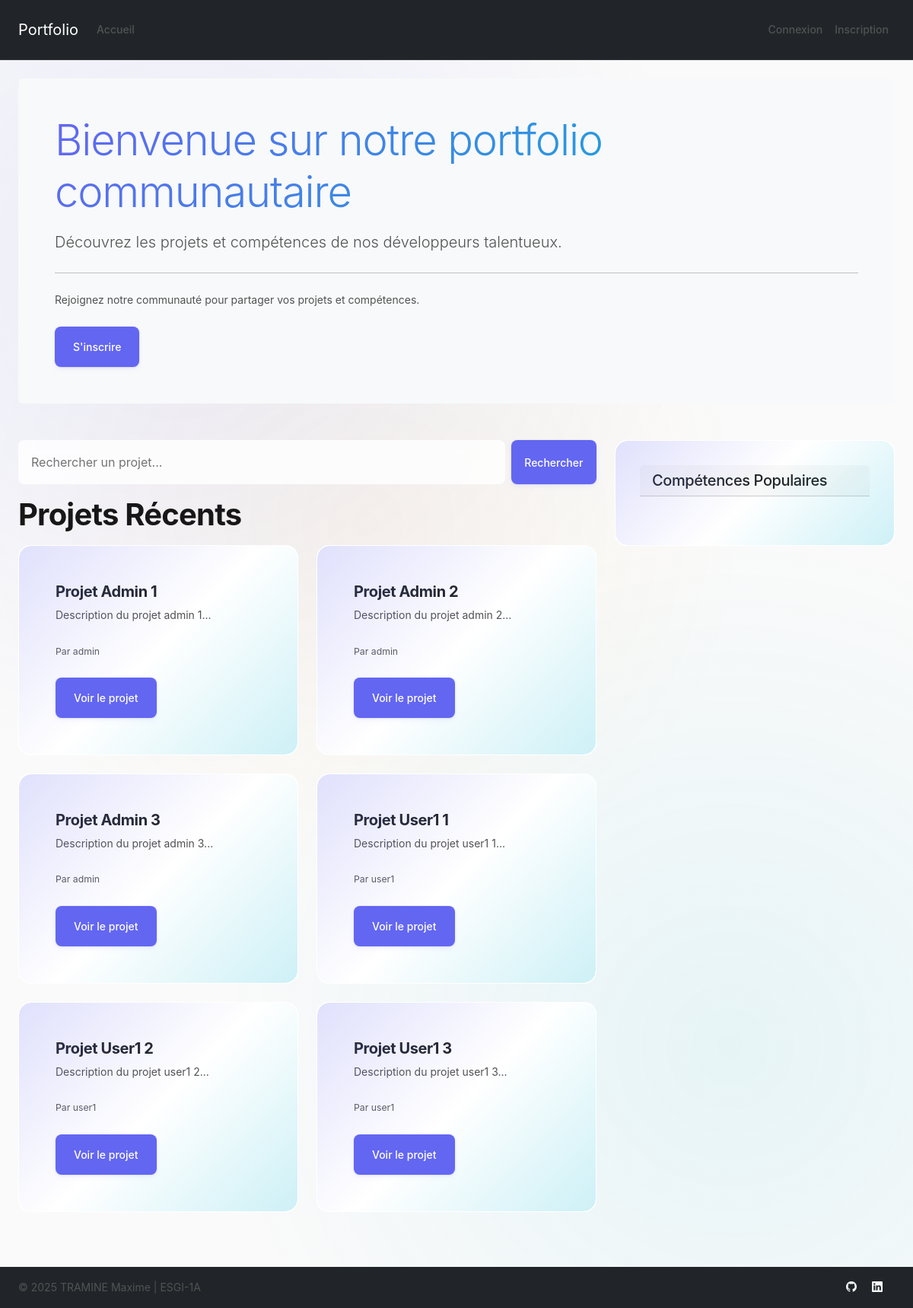
The page / on the database its author committed.
### tables this page shows
CREATE TABLE IF NOT EXISTS projects (
    id INT PRIMARY KEY AUTO_INCREMENT,
    user_id INT,
    title VARCHAR(100) NOT NULL,
    description TEXT,
    image_path VARCHAR(255),
    external_link VARCHAR(255),
    created_at TIMESTAMP DEFAULT CURRENT_TIMESTAMP,
    FOREIGN KEY (user_id) REFERENCES users(id) ON DELETE CASCADE
);

CREATE TABLE IF NOT EXISTS users (
    id INT PRIMARY KEY AUTO_INCREMENT,
    username VARCHAR(50) NOT NULL UNIQUE,
    email VARCHAR(100) NOT NULL UNIQUE,
    password VARCHAR(255) NOT NULL,
    role ENUM('admin', 'user') DEFAULT 'user',
    created_at TIMESTAMP DEFAULT CURRENT_TIMESTAMP
);

### index.php (the view, shortened to what this page needs)
<?php
require_once 'includes/header.php';
$search = isset($_GET['search']) ? trim($_GET['search']) : '';
if ($search !== '') {
    $stmt = $pdo->prepare("
        SELECT p.*, u.username
        FROM projects p
        JOIN users u ON p.user_id = u.id
        WHERE p.title LIKE ? OR p.description LIKE ?
        ORDER BY p.created_at DESC
        LIMIT 6
    ");
    $like = "%$search%";
    $stmt->execute([$like, $like]);
} else {
    $stmt = $pdo->query("
        SELECT p.*, u.username
        FROM projects p
        JOIN users u ON p.user_id = u.id
        ORDER BY p.created_at DESC
        LIMIT 6
    ");
}
$recent_projects = $stmt->fetchAll();
?>
<div class="jumbotron bg-light p-5 rounded">
    <h1 class="display-4">Bienvenue sur notre portfolio communautaire</h1>
    <p class="lead">Découvrez les projets et compétences de nos développeurs talentueux.</p>
    <?php if (!$isLoggedIn): ?>
        <hr class="my-4">
        <p>Rejoignez notre communauté pour partager vos projets et compétences.</p>
        <a class="btn btn-primary btn-lg" href="register.php" role="button">S'inscrire</a>
    <?php endif; ?>
</div>
<div class="row mt-5">
    <div class="col-md-8">
        <form method="get" action="" class="d-flex mb-3">
            <input type="text" name="search" class="form-control me-2" placeholder="Rechercher un projet..." value="<?php echo htmlspecialchars($search); ?>">
            <button type="submit" class="btn btn-primary">Rechercher</button>
        </form>
        <h2>Projets Récents</h2>
        <div class="row">
            <?php foreach ($recent_projects as $project): ?>
                <div class="col-md-6 mb-4">
                    <div class="card h-100">
                        <div class="card-body">
                            <h5 class="card-title"><?php echo htmlspecialchars($project['title']); ?></h5>
                            <p class="card-text"><?php echo htmlspecialchars(substr($project['description'], 0, 100)) . '...'; ?></p>
                            <p class="card-text"><small class="text-muted">Par <?php echo htmlspecialchars($project['username']); ?></small></p>
                            <?php if ($project['external_link']): ?>
                                <a href="<?php echo htmlspecialchars($project['external_link']); ?>" class="btn btn-primary" target="_blank">Voir le projet</a>
                            <?php endif; ?>
                        </div>
                    </div>
                </div>
            <?php endforeach; ?>
        </div>
    </div>
    <div class="col-md-4">
        <div class="card">
            <div class="card-header">
                <h3 class="card-title h5 mb-0">Compétences Populaires</h3>
            </div>
            <div class="card-body">
            </div>
        </div>
    </div>
</div>
<?php require_once 'includes/footer.php'; ?>

### includes/header.php (shortened to what this page needs)
<?php
$isLoggedIn = isset($_SESSION['user_id']);
$base_path = '';
?>
<!DOCTYPE html>
<html lang="fr">
<head>
    <link href="https://cdn.jsdelivr.net/npm/bootstrap@5.3.0/dist/css/bootstrap.min.css" rel="stylesheet">
    <link rel="stylesheet" href="https://cdn.jsdelivr.net/npm/bootstrap-icons@1.7.2/font/bootstrap-icons.css">
    <link rel="stylesheet" href="<?php echo $base_path; ?>assets/css/style.css">
</head>
<body>
    <nav class="navbar navbar-expand-lg navbar-dark bg-dark">
        <div class="container">
            <a class="navbar-brand" href="<?php echo $base_path; ?>index.php">Portfolio</a>
            <div class="collapse navbar-collapse" id="navbarNav">
                <ul class="navbar-nav me-auto">
                    <li class="nav-item">
                        <a class="nav-link" href="<?php echo $base_path; ?>index.php">Accueil</a>
                    </li>
                </ul>
                <ul class="navbar-nav">
                    <?php if ($isLoggedIn): ?>
                        <li class="nav-item">
                            <span class="nav-link">Bienvenue, <?php echo htmlspecialchars($_SESSION['username']); ?></span>
                        </li>
                        <li class="nav-item">
                            <a class="nav-link" href="<?php echo $base_path; ?>logout.php">Déconnexion</a>
                        </li>
                    <?php else: ?>
                        <li class="nav-item">
                            <a class="nav-link" href="<?php echo $base_path; ?>login.php">Connexion</a>
                        </li>
                        <li class="nav-item">
                            <a class="nav-link" href="<?php echo $base_path; ?>register.php">Inscription</a>
                        </li>
                    <?php endif; ?>
                </ul>
            </div>
        </div>
    </nav>
    <div class="container mt-4">

### includes/footer.php (shortened to what this page needs)
    </div>
    <footer class="bg-dark text-light mt-5 py-3">
        <div class="container">
            <div class="row">
                <div class="col-md-6">
                    <p class="mb-0">&copy; <?php echo date('Y'); ?> TRAMINE Maxime | ESGI-1A</p>
                </div>
                <div class="col-md-6 text-end">
                    <a href="https://github.com/Disix745" class="text-light me-3"><i class="bi bi-github"></i></a>
                    <a href="https://www.linkedin.com/in/maxime-tramine-3aa1a3321/" class="text-light me-3"><i class="bi bi-linkedin"></i></a>
                </div>
            </div>
        </div>
    </footer>
</body>
</html>

### rows shown on the page
projects: title "Projet Admin 1", description "Description du projet admin 1", user.username "admin"
projects: title "Projet Admin 2", description "Description du projet admin 2", user.username "admin"
projects: title "Projet Admin 3", description "Description du projet admin 3", user.username "admin"
projects: title "Projet User1 1", description "Description du projet user1 1", user.username "user1"
projects: title "Projet User1 2", description "Description du projet user1 2", user.username "user1"
projects: title "Projet User1 3", description "Description du projet user1 3", user.username "user1"
